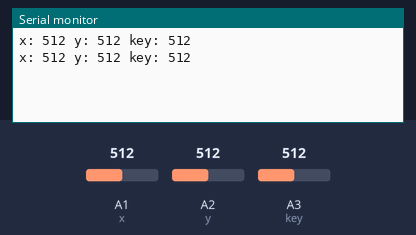
This sketch was run on a simulated Arduino Uno, built with avr-gcc and run on an emulated ATmega328P. Parts: the last lines printed to the serial monitor. Inputs (shaded band) come from the test bench; at power-on: A1 (x) = 512, A2 (y) = 512, A3 (key) = 512.

Above: at 1.8 s.
1.9 s: A1 (x) set to 716
At 2.8 s:
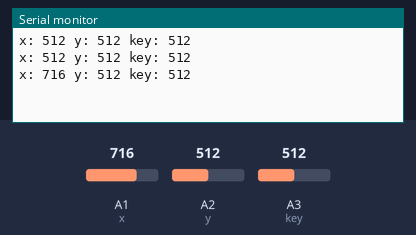
3.4 s: A2 (y) set to 716
At 4.7 s:
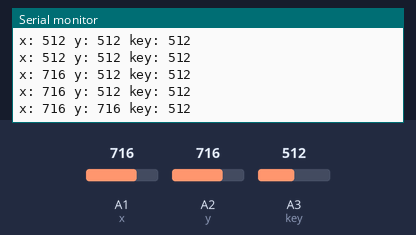
4.9 s: A3 (key) set to 716
At 5.5 s:
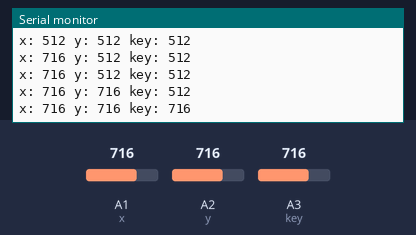
6.4 s: A1 (x) set to 900
At 7.7 s:
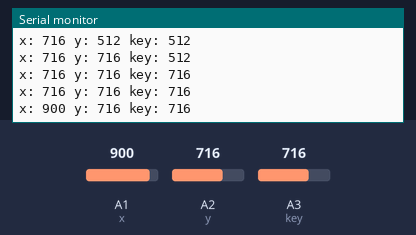
7.9 s: A2 (y) set to 900
At 8.8 s:
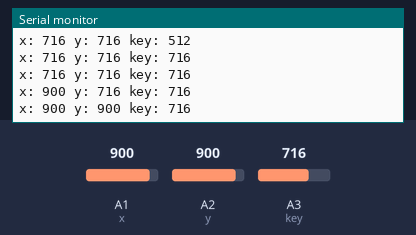
9.4 s: A3 (key) set to 900
At 10.7 s:
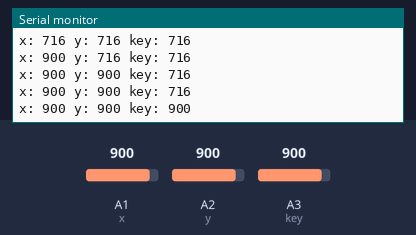
Timing chart, 0 to 11.9 s (numbered marks = the images above; inputs shaded):
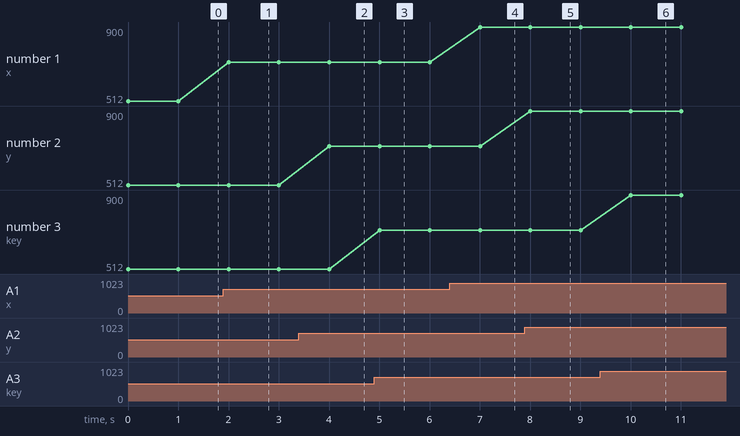

Measured:
- after the input at 1.9 s, the serial monitor: prints a new line after 0.10 s (image 1)
- after the input at 3.4 s, the serial monitor: prints a new line after 0.60 s (image 2)
- after the input at 4.9 s, the serial monitor: prints a new line after 0.10 s (image 3)
- after the input at 6.4 s, the serial monitor: prints a new line after 0.61 s (image 4)
- after the input at 7.9 s, the serial monitor: prints a new line after 0.11 s (image 5)
- after the input at 9.4 s, the serial monitor: prints a new line after 0.61 s (image 6)
- plotted number 1: 512 → 716 after the input at 1.9 s, 716 → 900 after the input at 6.4 s

The sketch:

key.ino
```cpp
const int x=A1;
const int y=A2;
const int key=A3;

void setup() {
    pinMode(x,INPUT);
    pinMode(y,INPUT);
    pinMode(key,INPUT);
    Serial.begin(9600);
}

void loop() {
    int valuex;
    int valuey;
    int valuekey;
    Serial.print("x: ");
    valuex=analogRead(x);
    Serial.print(valuex);
    Serial.print(" y: ");
    valuey=analogRead(y);
    Serial.print(valuey);
    Serial.print(" key: ");
    valuekey=analogRead(key);
    Serial.println(valuekey);
    delay(1000);
}
```
